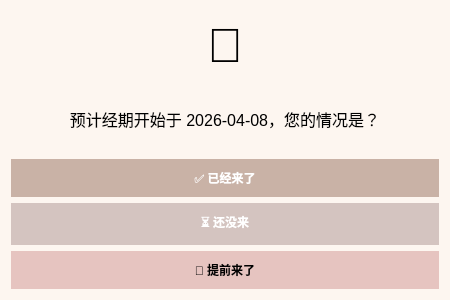
<?xml version="1.0" encoding="UTF-8"?>
<ui version="4.0">
 <class>PeriodConfirmDialog</class>
 <widget class="QDialog" name="PeriodConfirmDialog">
  <property name="geometry">
   <rect>
    <x>0</x>
    <y>0</y>
    <width>450</width>
    <height>300</height>
   </rect>
  </property>
  <property name="windowTitle">
   <string>经期确认</string>
  </property>
  <property name="styleSheet">
   <string notr="true">background-color: #fdf6f0;</string>
  </property>
  <layout class="QVBoxLayout" name="verticalLayout">
   <item>
    <widget class="QLabel" name="labelIcon">
     <property name="font">
      <font>
       <pointsize>36</pointsize>
      </font>
     </property>
     <property name="text">
      <string>🌸</string>
     </property>
     <property name="alignment">
      <set>Qt::AlignCenter</set>
     </property>
    </widget>
   </item>
   <item>
    <widget class="QLabel" name="labelPrompt">
     <property name="font">
      <font>
       <pointsize>12</pointsize>
      </font>
     </property>
     <property name="text">
      <string>预计经期开始于 2026-04-08，您的情况是？</string>
     </property>
     <property name="alignment">
      <set>Qt::AlignCenter</set>
     </property>
     <property name="wordWrap">
      <bool>true</bool>
     </property>
     <property name="styleSheet">
      <string notr="true">padding: 15px;</string>
     </property>
    </widget>
   </item>
   <item>
    <layout class="QVBoxLayout" name="verticalLayoutButtons">
     <item>
      <widget class="QPushButton" name="btnCame">
       <property name="text">
        <string>✅ 已经来了</string>
       </property>
       <property name="minimumHeight">
        <number>45</number>
       </property>
       <property name="styleSheet">
        <string notr="true">QPushButton {
    background-color: #c9b2a6;
    border-radius: 22px;
    padding: 10px;
    font-weight: bold;
    color: white;
}
QPushButton:hover {
    background-color: #b89f92;
}</string>
       </property>
      </widget>
     </item>
     <item>
      <widget class="QPushButton" name="btnNotYet">
       <property name="text">
        <string>⏳ 还没来</string>
       </property>
       <property name="minimumHeight">
        <number>45</number>
       </property>
       <property name="styleSheet">
        <string notr="true">QPushButton {
    background-color: #d4c4c0;
    border-radius: 22px;
    padding: 10px;
    font-weight: bold;
    color: white;
}
QPushButton:hover {
    background-color: #c4b2ad;
}</string>
       </property>
      </widget>
     </item>
     <item>
      <widget class="QPushButton" name="btnEarly">
       <property name="text">
        <string>📅 提前来了</string>
       </property>
       <property name="minimumHeight">
        <number>45</number>
       </property>
       <property name="styleSheet">
        <string notr="true">QPushButton {
    background-color: #e6c4c0;
    border-radius: 22px;
    padding: 10px;
    font-weight: bold;
}
QPushButton:hover {
    background-color: #dbb2ad;
}</string>
       </property>
      </widget>
     </item>
    </layout>
   </item>
  </layout>
 </widget>
 <resources/>
 <connections/>
</ui>
